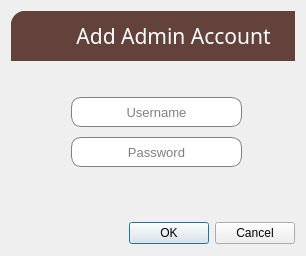
<?xml version="1.0" encoding="UTF-8"?>
<ui version="4.0">
 <class>Dialog</class>
 <widget class="QDialog" name="Dialog">
  <property name="geometry">
   <rect>
    <x>0</x>
    <y>0</y>
    <width>306</width>
    <height>256</height>
   </rect>
  </property>
  <property name="minimumSize">
   <size>
    <width>306</width>
    <height>256</height>
   </size>
  </property>
  <property name="maximumSize">
   <size>
    <width>603</width>
    <height>547</height>
   </size>
  </property>
  <property name="windowTitle">
   <string>Dialog</string>
  </property>
  <layout class="QVBoxLayout" name="verticalLayout">
   <item>
    <widget class="QWidget" name="menu_widget" native="true">
     <property name="minimumSize">
      <size>
       <width>0</width>
       <height>50</height>
      </size>
     </property>
     <property name="maximumSize">
      <size>
       <width>16777215</width>
       <height>50</height>
      </size>
     </property>
     <property name="styleSheet">
      <string notr="true">background-color: rgb(99, 66, 60);
border-top-left-radius : 14;
border-top-right-radius : 14;</string>
     </property>
     <layout class="QHBoxLayout" name="horizontalLayout_2">
      <property name="spacing">
       <number>0</number>
      </property>
      <property name="leftMargin">
       <number>0</number>
      </property>
      <property name="topMargin">
       <number>0</number>
      </property>
      <property name="rightMargin">
       <number>0</number>
      </property>
      <property name="bottomMargin">
       <number>0</number>
      </property>
      <item>
       <widget class="QPushButton" name="menu_logo">
        <property name="minimumSize">
         <size>
          <width>60</width>
          <height>45</height>
         </size>
        </property>
        <property name="maximumSize">
         <size>
          <width>60</width>
          <height>60</height>
         </size>
        </property>
        <property name="toolTip">
         <string>Home</string>
        </property>
        <property name="text">
         <string/>
        </property>
        <property name="icon">
         <iconset resource="../archive-system/icons.qrc">
          <normaloff>:/icons/SORSOGON.png</normaloff>
          <disabledoff>:/icons/SORSOGON.png</disabledoff>:/icons/SORSOGON.png</iconset>
        </property>
        <property name="iconSize">
         <size>
          <width>40</width>
          <height>40</height>
         </size>
        </property>
        <property name="flat">
         <bool>true</bool>
        </property>
       </widget>
      </item>
      <item>
       <widget class="QLabel" name="account_label">
        <property name="font">
         <font>
          <family>Segoe UI Light</family>
          <pointsize>16</pointsize>
         </font>
        </property>
        <property name="styleSheet">
         <string notr="true">color: rgb(255, 255, 255);</string>
        </property>
        <property name="text">
         <string> Add Admin Account</string>
        </property>
        <property name="alignment">
         <set>Qt::AlignLeading|Qt::AlignLeft|Qt::AlignVCenter</set>
        </property>
       </widget>
      </item>
      <item>
       <widget class="QWidget" name="widget_2" native="true"/>
      </item>
     </layout>
    </widget>
   </item>
   <item>
    <widget class="QWidget" name="widget" native="true">
     <property name="minimumSize">
      <size>
       <width>585</width>
       <height>444</height>
      </size>
     </property>
     <property name="maximumSize">
      <size>
       <width>585</width>
       <height>16777215</height>
      </size>
     </property>
     <widget class="QLabel" name="label_3">
      <property name="geometry">
       <rect>
        <x>30</x>
        <y>10</y>
        <width>121</width>
        <height>30</height>
       </rect>
      </property>
      <property name="minimumSize">
       <size>
        <width>0</width>
        <height>0</height>
       </size>
      </property>
      <property name="maximumSize">
       <size>
        <width>16777215</width>
        <height>16777215</height>
       </size>
      </property>
      <property name="font">
       <font>
        <family>Segoe UI</family>
        <pointsize>13</pointsize>
       </font>
      </property>
      <property name="styleSheet">
       <string notr="true"/>
      </property>
      <property name="text">
       <string/>
      </property>
      <property name="alignment">
       <set>Qt::AlignLeading|Qt::AlignLeft|Qt::AlignVCenter</set>
      </property>
     </widget>
     <widget class="QLineEdit" name="username">
      <property name="geometry">
       <rect>
        <x>60</x>
        <y>30</y>
        <width>171</width>
        <height>30</height>
       </rect>
      </property>
      <property name="font">
       <font>
        <family>Segoe UI</family>
        <pointsize>10</pointsize>
        <weight>50</weight>
        <bold>false</bold>
       </font>
      </property>
      <property name="styleSheet">
       <string notr="true">background-color: rgb(255, 255, 255);
border : 1 solid gray;
border-radius : 10;</string>
      </property>
      <property name="echoMode">
       <enum>QLineEdit::Normal</enum>
      </property>
      <property name="alignment">
       <set>Qt::AlignCenter</set>
      </property>
      <property name="placeholderText">
       <string>Username</string>
      </property>
     </widget>
     <widget class="QLineEdit" name="password">
      <property name="geometry">
       <rect>
        <x>60</x>
        <y>70</y>
        <width>171</width>
        <height>30</height>
       </rect>
      </property>
      <property name="maximumSize">
       <size>
        <width>171</width>
        <height>30</height>
       </size>
      </property>
      <property name="font">
       <font>
        <family>Segoe UI</family>
        <pointsize>10</pointsize>
        <weight>50</weight>
        <bold>false</bold>
       </font>
      </property>
      <property name="styleSheet">
       <string notr="true">background-color: rgb(255, 255, 255);
border : 1 solid gray;
border-radius : 10;</string>
      </property>
      <property name="echoMode">
       <enum>QLineEdit::Normal</enum>
      </property>
      <property name="alignment">
       <set>Qt::AlignCenter</set>
      </property>
      <property name="placeholderText">
       <string>Password</string>
      </property>
     </widget>
    </widget>
   </item>
   <item>
    <widget class="QDialogButtonBox" name="buttonBox">
     <property name="minimumSize">
      <size>
       <width>0</width>
       <height>23</height>
      </size>
     </property>
     <property name="maximumSize">
      <size>
       <width>16777215</width>
       <height>23</height>
      </size>
     </property>
     <property name="orientation">
      <enum>Qt::Horizontal</enum>
     </property>
     <property name="standardButtons">
      <set>QDialogButtonBox::Cancel|QDialogButtonBox::Ok</set>
     </property>
    </widget>
   </item>
  </layout>
 </widget>
 <resources>
  <include location="../archive-system/icons.qrc"/>
 </resources>
 <connections>
  <connection>
   <sender>buttonBox</sender>
   <signal>accepted()</signal>
   <receiver>Dialog</receiver>
   <slot>accept()</slot>
   <hints>
    <hint type="sourcelabel">
     <x>248</x>
     <y>254</y>
    </hint>
    <hint type="destinationlabel">
     <x>157</x>
     <y>274</y>
    </hint>
   </hints>
  </connection>
  <connection>
   <sender>buttonBox</sender>
   <signal>rejected()</signal>
   <receiver>Dialog</receiver>
   <slot>reject()</slot>
   <hints>
    <hint type="sourcelabel">
     <x>316</x>
     <y>260</y>
    </hint>
    <hint type="destinationlabel">
     <x>286</x>
     <y>274</y>
    </hint>
   </hints>
  </connection>
 </connections>
</ui>
